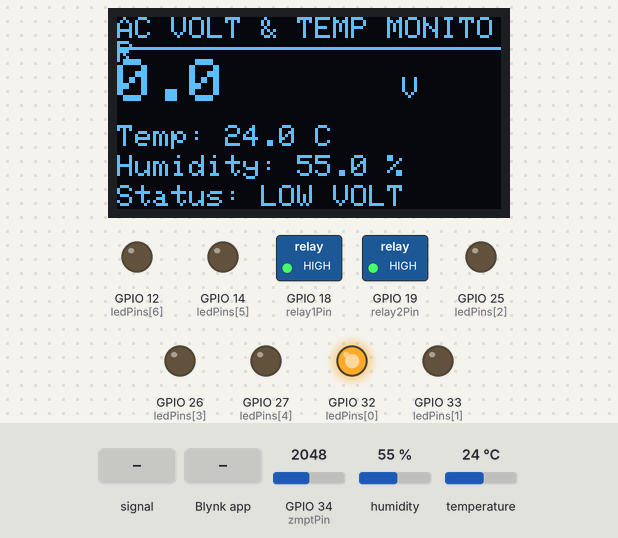
A program run on a simulated ESP32. Parts: 128×64 one-colour display, switched loads named in the program (green lamp = pin HIGH), output pins drawn as LEDs (lit = HIGH). Dashed ring = blinking. The inputs (shaded band) are chosen by the test bench; at power-on: temperature 24 °C, GPIO 34 (zmptPin) = 2048, humidity 55 %. WiFi joins after 1.5 s; servers stay silent unless stated; what the program prints to the serial monitor is not drawn.

Above: at 3.0 s.
3.1 s: GPIO 34 (zmptPin) fed a 2 Hz sine of ±1228 counts around its level
At 4.04 s:
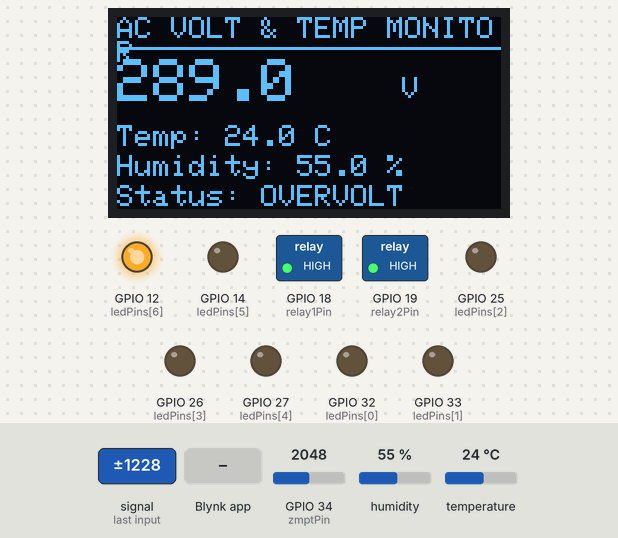
5.4 s: temperature set to 28 °C
At 6.33 s:
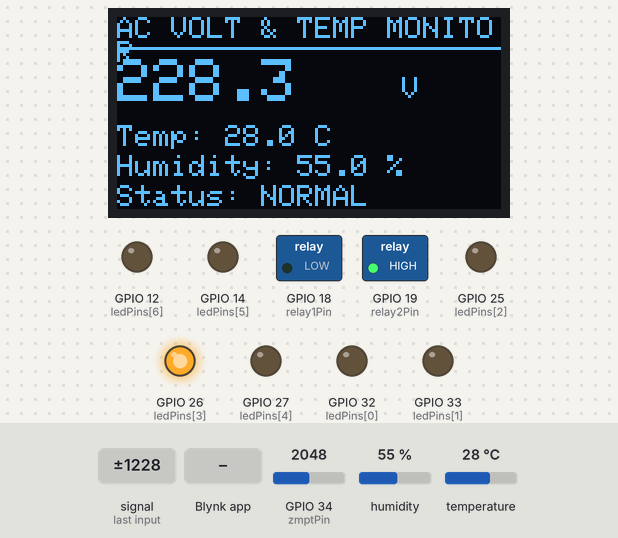
9.3 s: temperature set to 31 °C
At 11.12 s:
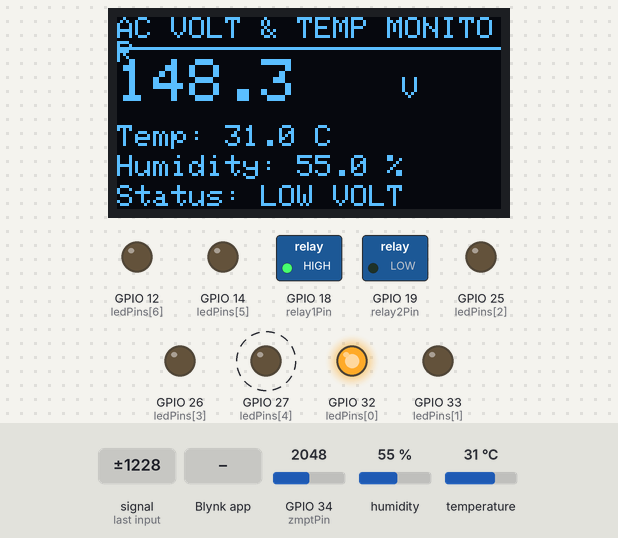
12.5 s: Blynk app writes 1 to V3
At 12.5 s:
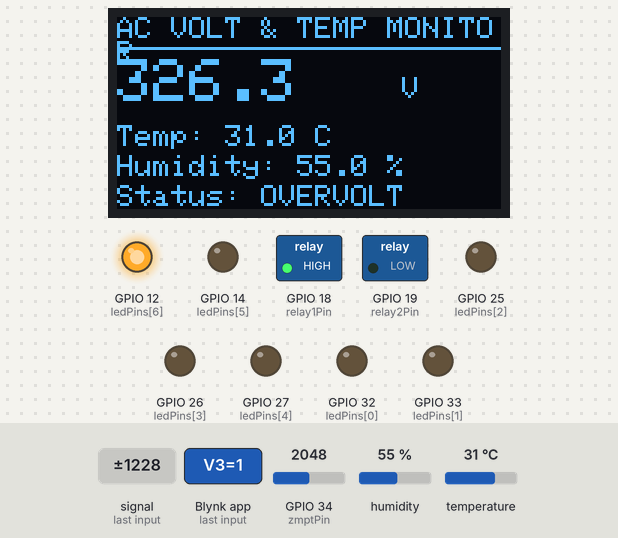
17.5 s: Blynk app writes 0 to V3
At 19.8 s:
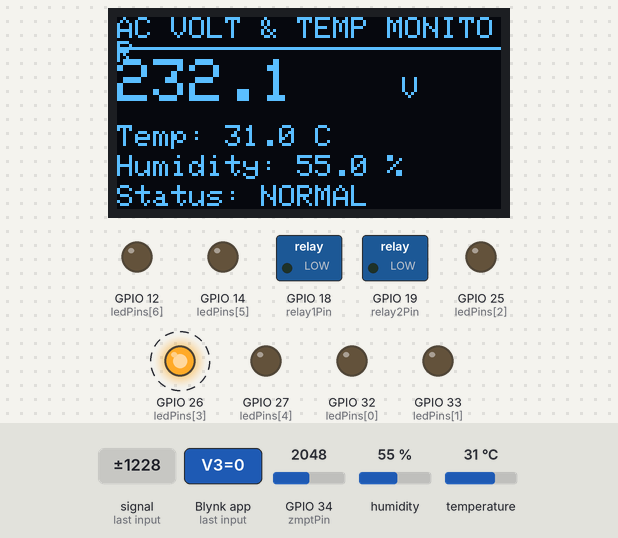
23.6 s: GPIO 34 (zmptPin) set to 2866
At 24.5 s:
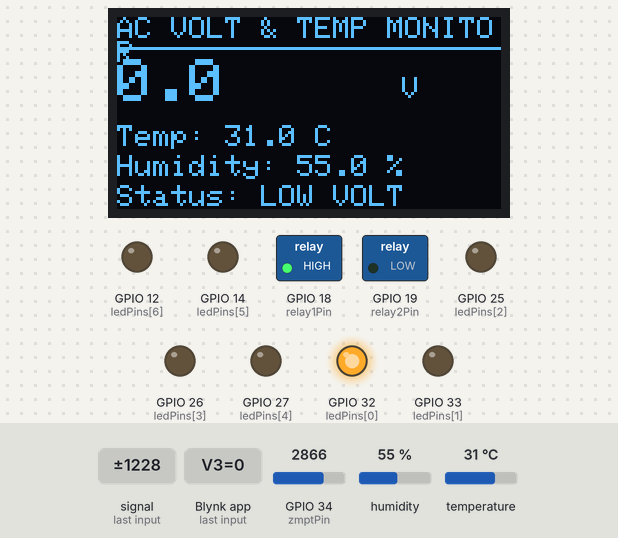
Timing chart, 0 to 26.5 s (numbered marks = the images above; inputs shaded):
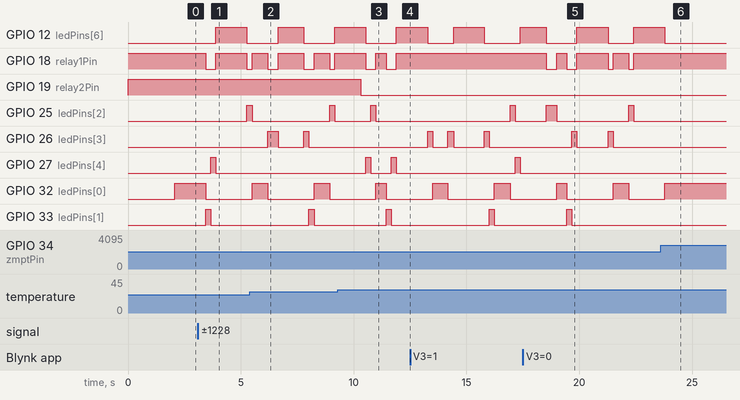

The program:

main.cpp
```cpp
#define BLYNK_TEMPLATE_ID "TMPL6A8TFGztT"
#define BLYNK_TEMPLATE_NAME "Voltage and Temp Monitor"
#define BLYNK_PRINT Serial

#include <WiFi.h>
#include <WebServer.h>
#include <Wire.h>
#include <Adafruit_GFX.h>
#include <Adafruit_SSD1306.h>
#include <DHT.h>
#include <BlynkSimpleEsp32.h>

// WiFi credentials (for local web server AP & Blynk connection)
char auth[] = "w5eXpkVI9oSJwTyx_Q8tJ5fcW_XtkGgb";
char ssid[] = "psa";
char pass[] = "12345678";

const int zmptPin = 34; // ZMPT101B OUT
WebServer server(80);

// --- DHT11 Sensor Configuration ---
#define DHTPIN 23
#define DHTTYPE DHT11
DHT dht(DHTPIN, DHTTYPE);

// --- Relay Configuration ---
const int relay1Pin = 18; // Relay 1 (Voltage Protection)
const int relay2Pin = 19; // Relay 2 (Fan / Temperature Control)

bool relay1State = false;
bool relay2State = false;

// Mode selections: 0 = Auto, 1 = Manual
int relay1Mode = 0;
int relay2Mode = 0;

// Manual override states from Blynk
bool manualR1 = false;
bool manualR2 = false;

// Temperature threshold for Relay 2 (Fan control)
const float TEMP_THRESHOLD = 30.0; // Turns ON if temp > 30°C

// --- OLED Display Configuration ---
#define SCREEN_WIDTH 128
#define SCREEN_HEIGHT 64
#define OLED_RESET    -1
#define SCREEN_ADDRESS 0x3C
Adafruit_SSD1306 display(SCREEN_WIDTH, SCREEN_HEIGHT, &Wire, OLED_RESET);

// 7 Direct GPIO pins for LEDs P7 down to P1
const int ledPins[7] = {32, 33, 25, 26, 27, 14, 12};

// Global variables
float rmsVoltage = 0.0;
float temperature = 0.0;
float humidity = 0.0;
int rawPeakToPeak = 0;

BlynkTimer timer;

// Self-contained offline HTML page
const char index_html[] PROGMEM = R"rawliteral(
<!DOCTYPE html>
<html>
<head>
  <meta name="viewport" content="width=device-width, initial-scale=1">
  <style>
    body { font-family: Arial, sans-serif; text-align: center; background: #f4f4f9; margin: 0; padding: 20px; }
    h2 { color: #333; }
    .card { background: white; max-width: 600px; margin: auto; padding: 20px; border-radius: 8px; box-shadow: 0px 4px 10px rgba(0,0,0,0.1); margin-bottom: 15px; }
    .value-box { font-size: 24px; color: #007bff; margin: 15px 0; font-weight: bold; }
  </style>
</head>
<body>
  <div class="card">
    <h2>ZMPT101B AC Voltage & Environment</h2>
    <div class="value-box">RMS Voltage: <span id="voltVal">0.0</span> V</div>
    <div style="font-size: 18px; color: #333; margin: 10px 0;">Temperature: <span id="tempVal">0.0</span> °C</div>
    <div style="font-size: 16px; color: #555;">Humidity: <span id="humVal">0.0</span> %</div>
  </div>
  <script>
    async function fetchData() {
      try {
        const response = await fetch('/readings');
        const data = await response.json();
        document.getElementById('voltVal').innerText = data.voltage.toFixed(1) + " V";
        document.getElementById('tempVal').innerText = data.temperature.toFixed(1);
        document.getElementById('humVal').innerText = data.humidity.toFixed(1);
      } catch (e) {
        console.error("Fetch error:", e);
      }
    }
    setInterval(fetchData, 500);
  </script>
</body>
</html>
)rawliteral";

// --- Blynk Virtual Pin Handlers ---
BLYNK_WRITE(V1) { // Relay 1 Manual Switch
  manualR1 = param.asInt();
}

BLYNK_WRITE(V2) { // Relay 2 Manual Switch
  manualR2 = param.asInt();
}

BLYNK_WRITE(V3) { // Relay 1 Mode (0 = Auto, 1 = Manual)
  relay1Mode = param.asInt();
}

BLYNK_WRITE(V4) { // Relay 2 Mode (0 = Auto, 1 = Manual)
  relay2Mode = param.asInt();
}

// Function to send data to Blynk every 5 seconds
void sendBlynkData() {
  Blynk.virtualWrite(V5, rmsVoltage);
  Blynk.virtualWrite(V6, temperature);
  Blynk.virtualWrite(V7, humidity);
  Blynk.virtualWrite(V8, relay1State ? "ON (Auto)" : "OFF (Auto)");
  if(relay1Mode == 1) Blynk.virtualWrite(V8, relay1State ? "ON (Manual)" : "OFF (Manual)");

  Blynk.virtualWrite(V9, relay2State ? "ON (Auto)" : "OFF (Auto)");
  if(relay2Mode == 1) Blynk.virtualWrite(V9, relay2State ? "ON (Manual)" : "OFF (Manual)");
}

void handleRoot() {
  server.send(200, "text/html", index_html);
}

void handleData() {
  String json = "{\"voltage\":" + String(rmsVoltage, 1) +
                ",\"temperature\":" + String(temperature, 1) +
                ",\"humidity\":" + String(humidity, 1) +
                ",\"relay1\":" + String(relay1State ? "true" : "false") +
                ",\"relay2\":" + String(relay2State ? "true" : "false") + "}";
  server.send(200, "application/json", json);
}

// Update LED Bar Graph (Option A)
void updateLEDs(float voltage) {
  for (int i = 0; i < 7; i++) {
    digitalWrite(ledPins[i], LOW);
  }

  if (voltage < 180.0)      digitalWrite(ledPins[0], HIGH); // P7: Under 180V
  else if (voltage < 200.0) digitalWrite(ledPins[1], HIGH); // P6
  else if (voltage < 215.0) digitalWrite(ledPins[2], HIGH); // P5
  else if (voltage < 240.0) digitalWrite(ledPins[3], HIGH); // P4: Nominal
  else if (voltage < 250.0) digitalWrite(ledPins[4], HIGH); // P3
  else if (voltage <= 250.1) digitalWrite(ledPins[5], HIGH); // P2
  else                       digitalWrite(ledPins[6], HIGH); // P1: Over 250V
}

// Independent Relay Control Logic (Auto vs Manual)
void processRelays(float voltage, float temp) {
  // --- Relay 1 Logic (Voltage Protection) ---
  if (relay1Mode == 1) {
    // Manual Mode
    relay1State = manualR1;
  } else {
    // Auto Mode: Trips OFF if voltage is unsafe
    if (voltage >= 180.0 && voltage <= 250.0) {
      relay1State = true;
    } else {
      relay1State = false;
    }
  }

  // --- Relay 2 Logic (Temperature / Fan Control) ---
  if (relay2Mode == 1) {
    // Manual Mode
    relay2State = manualR2;
  } else {
    // Auto Mode: Turns on if temp exceeds threshold, turns off if cool
    if (temp >= TEMP_THRESHOLD) {
      relay2State = true;  // Fan ON
    } else {
      relay2State = false; // Fan OFF
    }
  }

  // Apply to physical pins (Active-LOW modules)
  digitalWrite(relay1Pin, relay1State ? LOW : HIGH);
  digitalWrite(relay2Pin, relay2State ? LOW : HIGH);
}

void updateOLED(float voltage, float temp, float hum) {
  display.clearDisplay();
  display.setTextSize(1);
  display.setTextColor(SSD1306_WHITE);
  display.setCursor(0, 0);
  display.print(F("AC VOLT & TEMP MONITOR"));
  display.drawLine(0, 10, 128, 10, SSD1306_WHITE);

  display.setTextSize(2);
  display.setCursor(0, 14);
  display.print(voltage, 1);
  display.setTextSize(1);
  display.setCursor(95, 20);
  display.print(F("V"));

  display.setCursor(0, 36);
  display.print(F("Temp: ")); display.print(temp, 1); display.print(F(" C"));

  display.setCursor(0, 46);
  display.print(F("Humidity: ")); display.print(hum, 1); display.print(F(" %"));

  display.setCursor(0, 56);
  if (voltage < 180.0) display.print(F("Status: LOW VOLT"));
  else if (voltage > 250.0) display.print(F("Status: OVERVOLT"));
  else display.print(F("Status: NORMAL"));

  display.display();
}

void setup() {
  Serial.begin(115200);
  Wire.begin(21, 22);
  analogSetAttenuation(ADC_11db);

  dht.begin();

  pinMode(relay1Pin, OUTPUT);
  pinMode(relay2Pin, OUTPUT);
  digitalWrite(relay1Pin, HIGH);
  digitalWrite(relay2Pin, HIGH);

  if(!display.begin(SSD1306_SWITCHCAPVCC, SCREEN_ADDRESS)) {
    Serial.println(F("OLED failed"));
    for(;;);
  }
  display.clearDisplay();
  display.display();

  for (int i = 0; i < 7; i++) {
    pinMode(ledPins[i], OUTPUT);
    digitalWrite(ledPins[i], LOW);
  }

  // --- Clean Wi-Fi Connection & Non-Blocking Blynk Init ---
  Serial.print("Connecting to Wi-Fi: ");
  Serial.println(ssid);

  WiFi.begin(ssid, pass);

  unsigned long startAttemptTime = millis();
  while (WiFi.status() != WL_CONNECTED && millis() - startAttemptTime < 20000) {
    delay(500);
    Serial.print(".");
  }

  if (WiFi.status() == WL_CONNECTED) {
    Serial.println("\nWi-Fi Connected!");
    Serial.print("IP Address: ");
    Serial.println(WiFi.localIP());
  } else {
    Serial.println("\nFailed to connect to Wi-Fi. Check hotspot credentials.");
  }

  Blynk.config(auth, "blynk.cloud", 80);
  Blynk.connect();

  server.on("/", HTTP_GET, handleRoot);
  server.on("/readings", HTTP_GET, handleData);
  server.begin();

  // Setup a timer to send data to Blynk every 5 seconds (5000 milliseconds)
  timer.setInterval(5000L, sendBlynkData);
}

void loop() {
  Blynk.run();
  timer.run();
  server.handleClient();

  // Sample voltage over a 200ms window
  const unsigned long sampleWindowMs = 200;
  unsigned long startMillis = millis();
  unsigned int signalMax = 0;
  unsigned int signalMin = 4095;

  while (millis() - startMillis < sampleWindowMs) {
    server.handleClient();
    int sample = analogRead(zmptPin);
    if (sample > signalMax) signalMax = sample;
    if (sample < signalMin) signalMin = sample;
  }

  rawPeakToPeak = signalMax - signalMin;
  rmsVoltage = (float)rawPeakToPeak * 0.14;

  float t = dht.readTemperature();
  float h = dht.readHumidity();
  if (!isnan(t)) temperature = t;
  if (!isnan(h)) humidity = h;

  updateLEDs(rmsVoltage);
  processRelays(rmsVoltage, temperature);
  updateOLED(rmsVoltage, temperature, humidity);
}
```

Measured:
- the behaviour switches between 29 and 30 °C on temperature (found by bisection; images 2 and 3)
- after the input at 3.1 s, GPIO 12 (ledPins[6]): LOW → HIGH after 0.79 s, → LOW 1.4 s later; GPIO 18 (relay1Pin): HIGH → LOW after 0.34 s, → HIGH 0.45 s later, → LOW 1.4 s later
- after the input at 9.3 s, GPIO 19 (relay2Pin): HIGH → LOW after 1.0 s
- after the input at 12.5 s, GPIO 18 (relay1Pin): stops changing and stays HIGH
- after the input at 17.5 s, GPIO 18 (relay1Pin): HIGH → LOW after 1.0 s, → HIGH 0.45 s later, → LOW 0.45 s later, → HIGH 0.45 s later, … (8 changes in this stretch)
- after the input at 23.6 s, GPIO 12 (ledPins[6]): goes on until 23.8 s, then stays LOW; GPIO 18 (relay1Pin): stays HIGH (without the input it goes to LOW after 0.19 s); GPIO 27 (ledPins[4]): stops changing and stays LOW; GPIO 33 (ledPins[1]): stays LOW (without the input it goes to HIGH after 0.41 s)
- by itself, GPIO 26 (ledPins[3]): alternates HIGH for 0.23 s and LOW for 1.4 s
